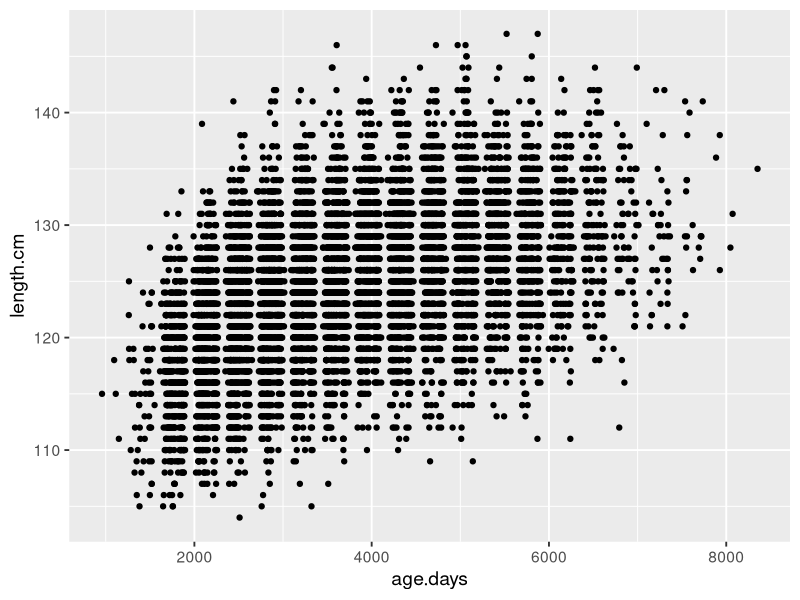
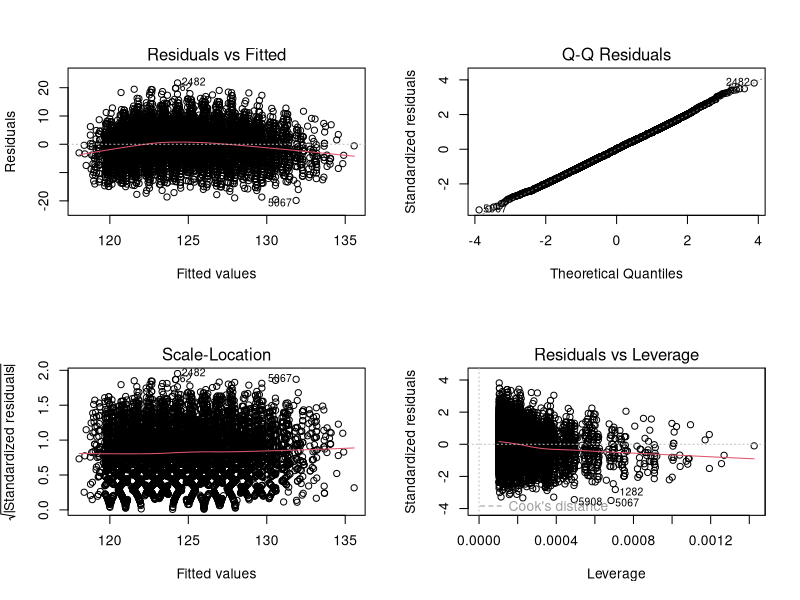
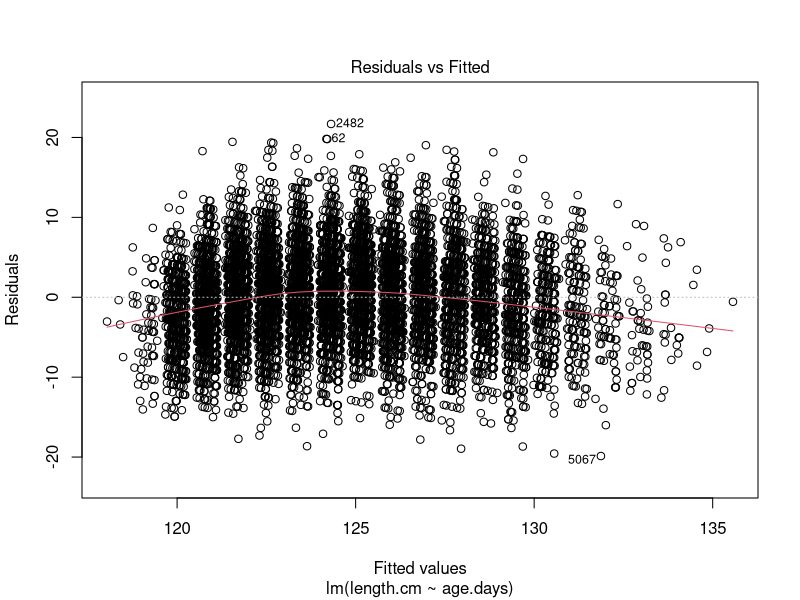
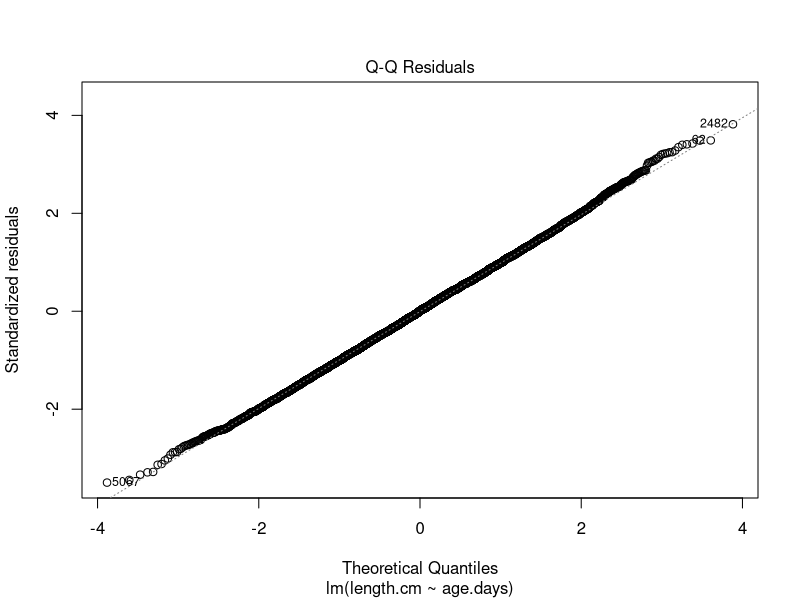
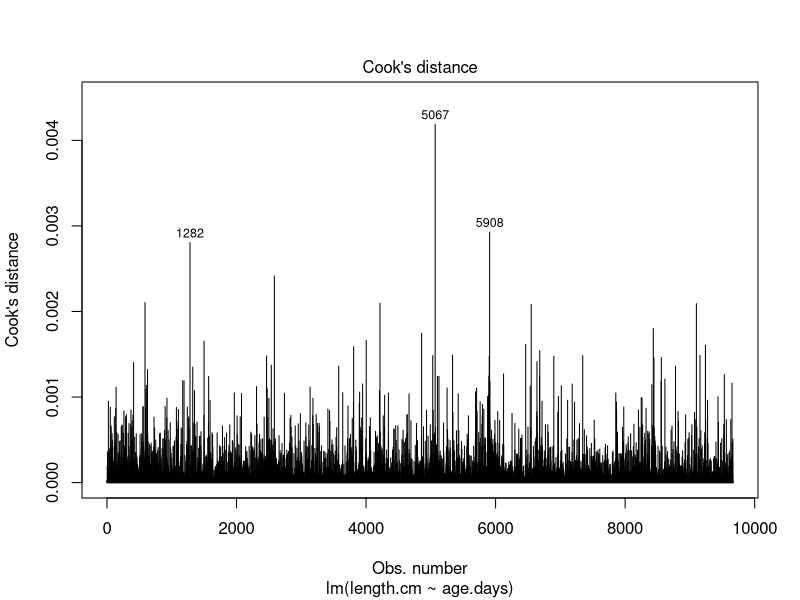
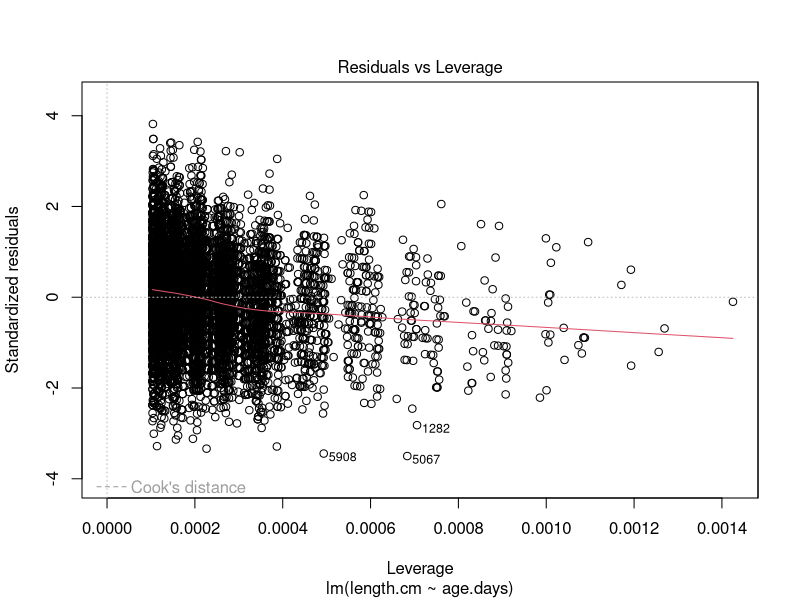
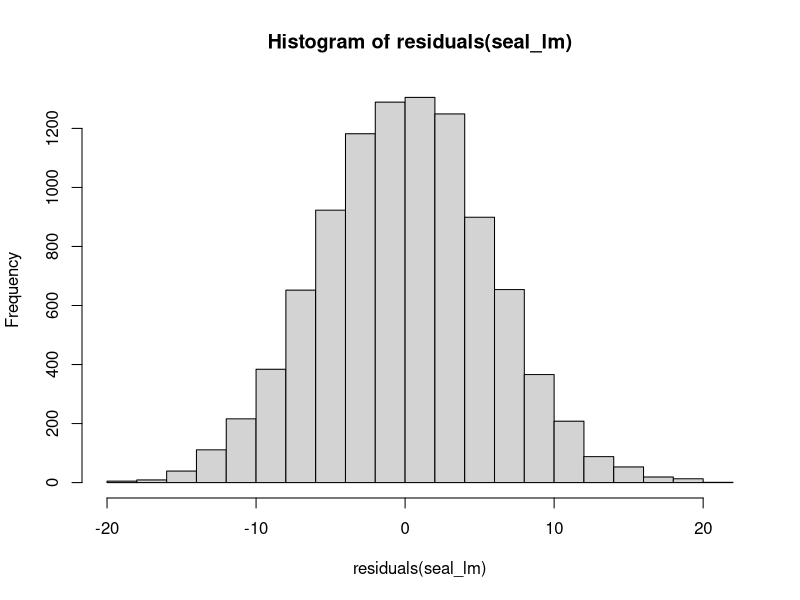
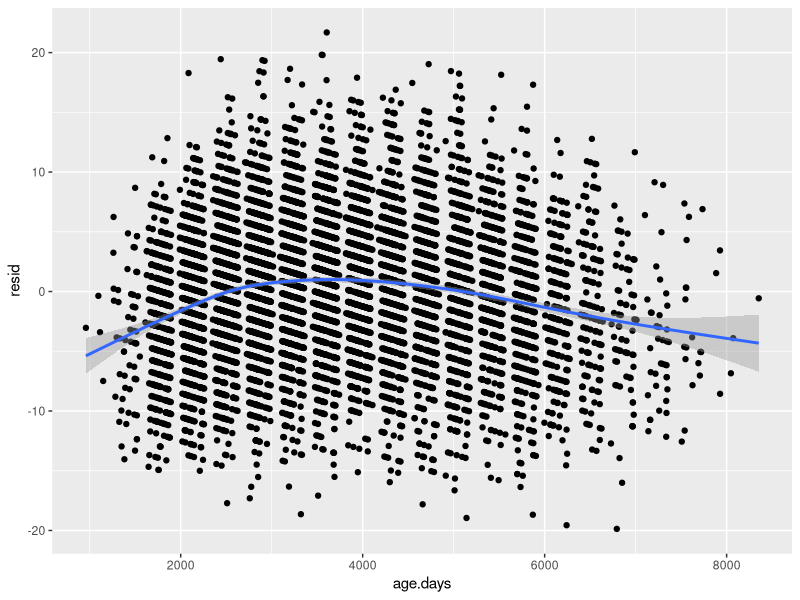

These charts were generated, in order, by the following R code:
## ---- chunk 1
library(dplyr)
library(ggplot2)

seals <- read.csv("./data/17e8ShrinkingSeals Trites 1996.csv")

seal_base <- ggplot(seals, aes(x=age.days, y=length.cm)) +
  geom_point() +
  theme_grey(base_size=14)

seal_base
## ---- chunk 2
seal_lm <- lm(length.cm ~ age.days, data=seals)
## ---- chunk 3
coef(seal_lm)
## ---- chunk 4
par(mfrow = c(2,2)) #2 rows, 2 columns

plot(seal_lm)

par(mfrow=c(1,1)) #reset back to 1 panel
## ---- chunk 5
plot(seal_lm, which=1)
## ---- chunk 6
plot(seal_lm, which=2)
## ---- chunk 7
plot(seal_lm, which=4)
## ---- chunk 8
plot(seal_lm, which=5)
## ---- chunk 9
hist(residuals(seal_lm))
## ---- chunk 10
library(modelr)

seals <- seals %>%
  add_residuals(seal_lm)

head(seals)
## ---- chunk 11
qplot(age.days, resid, data=seals) +
  stat_smooth()
## ---- chunk 12
seals <- seals %>%
  add_predictions(seal_lm)

qplot(pred, resid, data=seals) +
  stat_smooth(method="lm")
## ---- chunk 13
anova(seal_lm)
## ---- chunk 14
summary(seal_lm)
## ---- chunk 15
library(broom)

tidy(seal_lm)
## ---- chunk 16
tidy(anova(seal_lm))
## ---- chunk 17
glance(seal_lm)
## ---- chunk 18
seal_fit_plot <- ggplot(data=seals) +
  aes(x=age.days, y=length.cm) +
  geom_point() +
  stat_smooth(method="lm")

seal_fit_plot
## ---- chunk 19
predFrame <- data.frame(age.days = min(seals$age.days):max(seals$age.days))
predVals <- predict(seal_lm, newdata=predFrame, interval="prediction")

predFrame <- cbind(predFrame, predVals) %>%
  rename(length.cm = fit)

head(predFrame)
## ---- chunk 20
seal_fit_plot +
  stat_smooth(method="lm", color="blue") +
  geom_ribbon(data=predFrame, mapping=aes(x=age.days, ymin=lwr, ymax=upr),
              fill="grey", alpha=0.6) +
  theme_bw()
